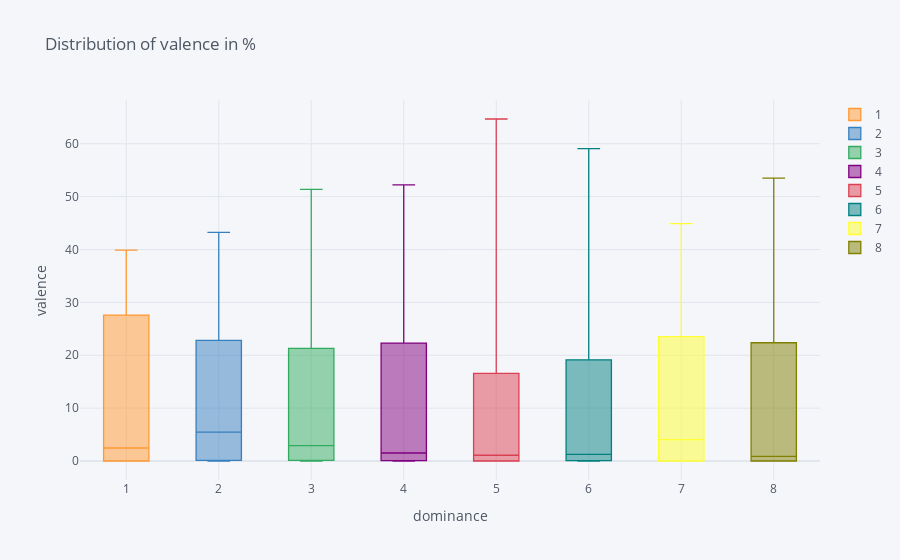

Notebook cell for this chart:
### Code cell
p2.iplot(kind='box',xTitle = 'dominance', yTitle = 'valence', title= 'Distribution of valence in %')

### Figure 1 — Plotly figure (JSON) as saved in the notebook; plotly's stock layout.template omitted (floating-point values rounded to 4 significant figures)
{"data": [{"boxpoints": false, "line": {"width": 1.3}, "marker": {"color": "rgba(255, 153, 51, 1.0)"}, "name": "1", "orientation": "v", "type": "box", "y": [0, 25.77, 39.88, 29.45, 3.68, 1.23, 0, 0]}, {"boxpoints": false, "line": {"width": 1.3}, "marker": {"color": "rgba(55, 128, 191, 1.0)"}, "name": "2", "orientation": "v", "type": "box", "y": [0.2, 9.9, 43.23, 32.93, 12.73, 1.01, 0, 0]}, {"boxpoints": false, "line": {"width": 1.3}, "marker": {"color": "rgba(50, 171, 96, 1.0)"}, "name": "3", "orientation": "v", "type": "box", "y": [0, 3.43, 28.48, 51.39, 14.13, 2.36, 0, 0.21]}, {"boxpoints": false, "line": {"width": 1.3}, "marker": {"color": "rgba(128, 0, 128, 1.0)"}, "name": "4", "orientation": "v", "type": "box", "y": [0, 0.14, 9.93, 52.23, 34.68, 2.73, 0.29, 0]}, {"boxpoints": false, "line": {"width": 1.3}, "marker": {"color": "rgba(219, 64, 82, 1.0)"}, "name": "5", "orientation": "v", "type": "box", "y": [0, 0, 2.04, 27.23, 64.69, 5.92, 0.13, 0]}, {"boxpoints": false, "line": {"width": 1.3}, "marker": {"color": "rgba(0, 128, 128, 1.0)"}, "name": "6", "orientation": "v", "type": "box", "y": [0, 0.13, 0.93, 14.04, 59.07, 24.24, 1.59, 0]}, {"boxpoints": false, "line": {"width": 1.3}, "marker": {"color": "rgba(255, 255, 51, 1.0)"}, "name": "7", "orientation": "v", "type": "box", "y": [0, 0, 0.24, 7.84, 39.19, 44.89, 7.84, 0]}, {"boxpoints": false, "line": {"width": 1.3}, "marker": {"color": "rgba(128, 128, 0, 1.0)"}, "name": "8", "orientation": "v", "type": "box", "y": [0, 0, 0, 1.75, 18.42, 53.51, 26.32, 0]}], "layout": {"legend": {"bgcolor": "#F5F6F9", "font": {"color": "#4D5663"}}, "paper_bgcolor": "#F5F6F9", "plot_bgcolor": "#F5F6F9", "title": {"font": {"color": "#4D5663"}, "text": "Distribution of valence in %"}, "xaxis": {"gridcolor": "#E1E5ED", "showgrid": true, "tickfont": {"color": "#4D5663"}, "title": {"font": {"color": "#4D5663"}, "text": "dominance"}, "zerolinecolor": "#E1E5ED"}, "yaxis": {"gridcolor": "#E1E5ED", "showgrid": true, "tickfont": {"color": "#4D5663"}, "title": {"font": {"color": "#4D5663"}, "text": "valence"}, "zerolinecolor": "#E1E5ED"}}}
